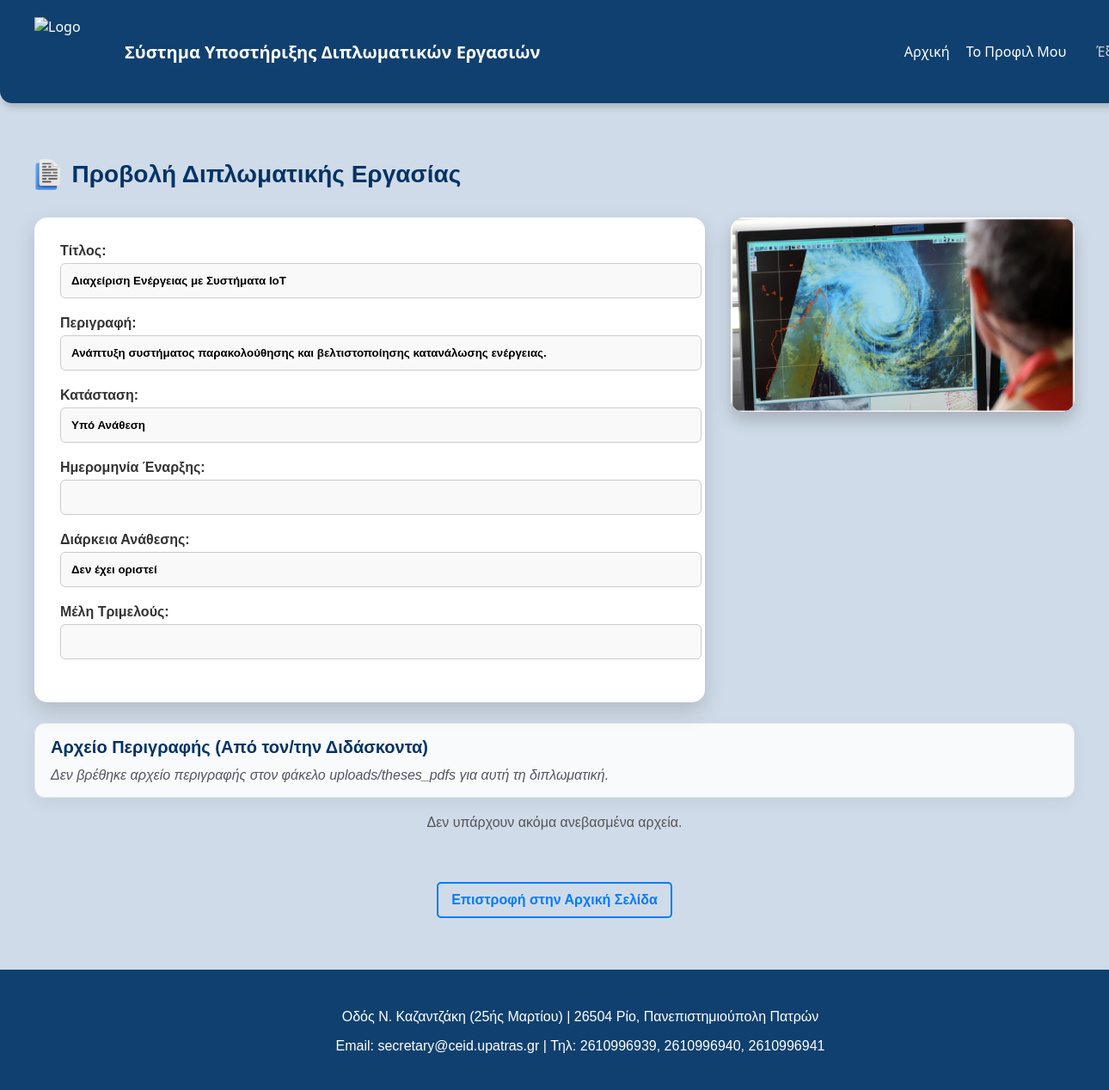
/student/view_student.php?thesis_id=12 (signed in), run on an earlier commit of the app's database.
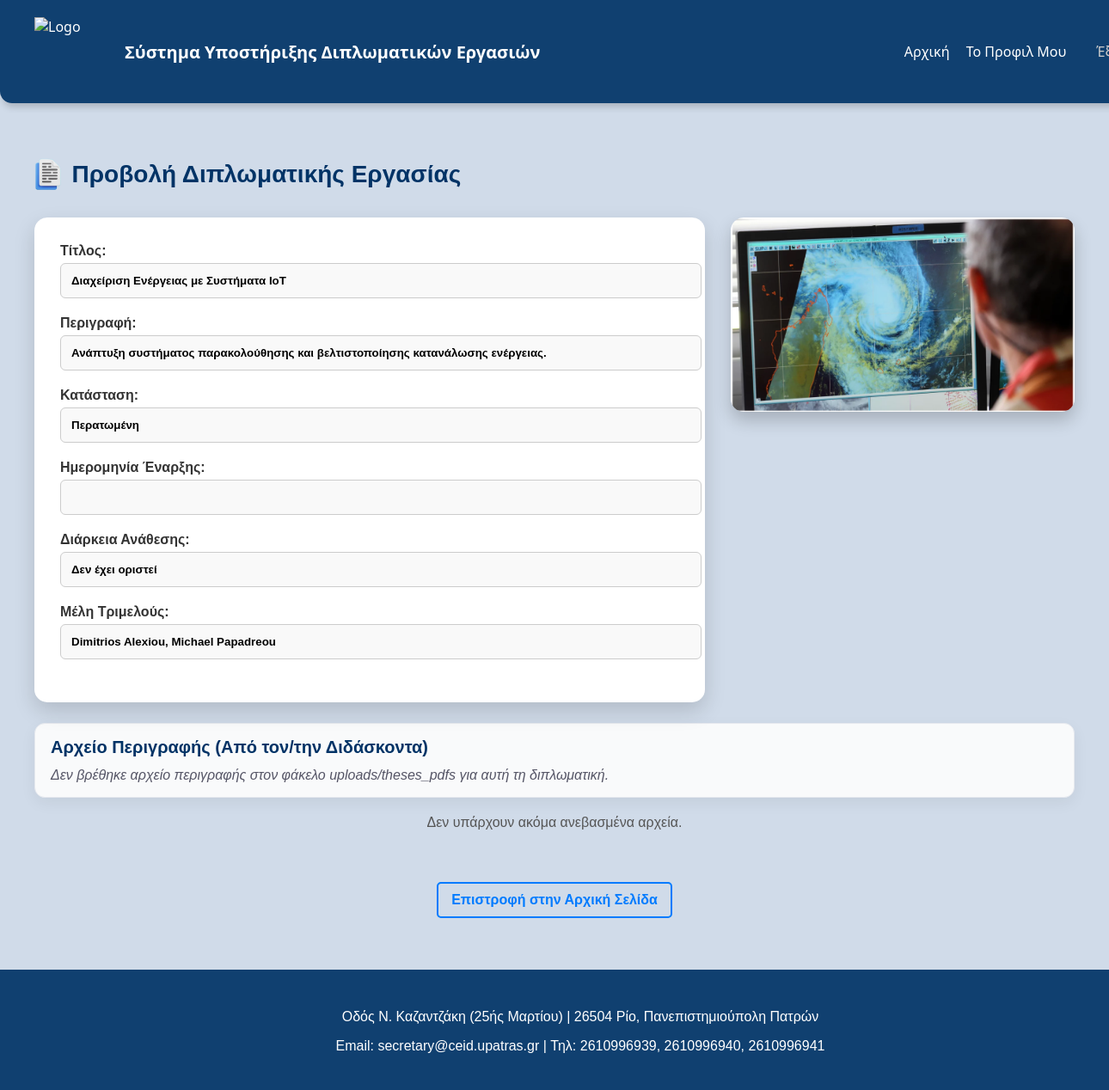
And on a later commit of the database.
### tables this page shows
CREATE TABLE `theses` (
  `thesis_id` int(11) NOT NULL,
  `title` varchar(255) NOT NULL,
  `description` text DEFAULT NULL,
  `status` enum('Υπό Ανάθεση','Ενεργή','Υπό Εξέταση','Περατωμένη','Ακυρωμένη') NOT NULL,
  `start_date` date DEFAULT NULL,
  `cancel_gs_year` int(11) DEFAULT NULL,
  `assign_gs_year` int(11) DEFAULT NULL,
  `cancel_gs_number` int(11) DEFAULT NULL,
  `assign_gs_number` int(11) DEFAULT NULL,
  `end_date` date DEFAULT NULL,
  `final_grade` decimal(3,2) DEFAULT NULL,
  `student_id` int(11) DEFAULT NULL,
  `supervisor_id` int(11) DEFAULT NULL,
  `repository_link` varchar(255) DEFAULT NULL,
  `cancellation_reason` text DEFAULT NULL,
  `cancellation_ga_number` varchar(50) DEFAULT NULL,
  `cancellation_ga_year` int(11) DEFAULT NULL,
  `approval_gs_number` varchar(20) DEFAULT NULL,
  `links` longtext DEFAULT '[]' CHECK (json_valid(`links`)),
  `topic_pdf` varchar(255) DEFAULT NULL
);

### student/view_student.php (the view, shortened to what the changed rows need)
<?php
$dsn = "mysql:host=localhost;dbname=vasst";
$dbusername = "root";
$dbpassword = "";
try {
    $pdo = new PDO($dsn, $dbusername, $dbpassword);
    $pdo->setAttribute(PDO::ATTR_ERRMODE, PDO::ERRMODE_EXCEPTION);
    $thesis_id = isset($_GET['thesis_id']) ? intval($_GET['thesis_id']) : 0;
    $allowed_override_ids = [1,2,3,4,5,6,7,8,9,10,11,12,13];
    if (in_array($thesis_id, $allowed_override_ids)) {
        $stmt = $pdo->prepare("
            SELECT t.thesis_id, t.title, t.description, t.status, t.start_date, t.end_date, t.repository_link, t.links,
                   GROUP_CONCAT(DISTINCT CONCAT(p.name, ' ', p.surname) SEPARATOR ', ') AS committee_members
            FROM theses t
            LEFT JOIN committees c ON t.thesis_id = c.thesis_id
            LEFT JOIN professors p ON p.professor_id IN (c.supervisor_id, c.member1_id, c.member2_id)
            WHERE t.thesis_id = :thesis_id
            GROUP BY t.thesis_id
        ");
        $stmt->execute(['thesis_id' => $thesis_id]);
    }
    $thesis = $stmt->fetch(PDO::FETCH_ASSOC);
    if (!$thesis) {
        $links = [];
    } else {
        $time_elapsed = "Δεν έχει οριστεί";
    }
} catch (PDOException $e) {
    echo "Σφάλμα: " . $e->getMessage();
    exit();
}
?>
<!DOCTYPE html>
<html lang="el">
<head>
</head>
<body>
<div class="content">
    <h2 class="page-title">
        <img src="data_thesis.png" alt="Εικόνα Διπλωματικής">
        Προβολή Διπλωματικής Εργασίας
    </h2>
    <div class="wrapper">
    <?php if ($thesis): ?>
        <form class="readonly-form">
            <div class="form-group">
                <label>Τίτλος:</label>
                <input type="text" readonly value="<?php echo htmlspecialchars($thesis['title']); ?>">
            </div>
            <div class="form-group">
                <label>Περιγραφή:</label>
                <input type="text" readonly value="<?php echo htmlspecialchars($thesis['description']); ?>">
            </div>
            <div class="form-group">
                <label>Κατάσταση:</label>
                <input type="text" readonly value="<?php echo htmlspecialchars($thesis['status']); ?>">
            </div>
            <div class="form-group">
                <label>Ημερομηνία Έναρξης:</label>
                <input type="text" readonly value="<?php echo htmlspecialchars($thesis['start_date']); ?>">
            </div>
            <div class="form-group">
                <label>Διάρκεια Ανάθεσης:</label>
                <input type="text" readonly value="<?php echo $time_elapsed; ?>">
            </div>
            <div class="form-group">
                <label>Μέλη Τριμελούς:</label>
                <input type="text" readonly value="<?php echo htmlspecialchars($thesis['committee_members']); ?>">
            </div>
        </form>
        <div class="right-column">
            <img class="side-image" src="weather_forecast.png" alt="Weather Forecast">
        </div>
    <?php else: ?>
        <p>Δεν βρέθηκαν στοιχεία για τη διπλωματική.</p>
    <?php endif; ?>
    </div>
</div>
</body>
</html>

What changed in the data, as far as the page shows it:
changed theses "Διαχείριση Ενέργειας με Συστήματα IoT": status "Υπό Ανάθεση" → "Περατωμένη"
Also different on the page:
form field committee_members: (not shown) → "Dimitrios Alexiou, Michael Papadreou"
